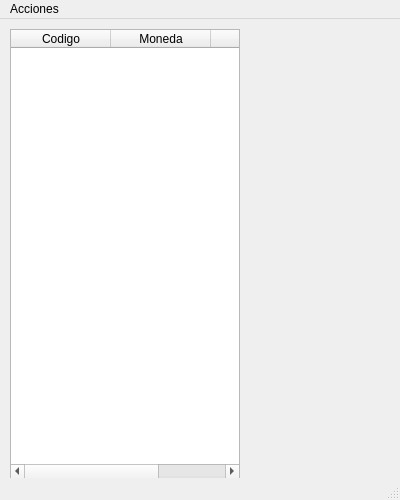
<?xml version="1.0" encoding="UTF-8"?>
<ui version="4.0">
 <class>CountsWindow</class>
 <widget class="QMainWindow" name="CountsWindow">
  <property name="geometry">
   <rect>
    <x>0</x>
    <y>0</y>
    <width>400</width>
    <height>500</height>
   </rect>
  </property>
  <property name="sizePolicy">
   <sizepolicy hsizetype="Minimum" vsizetype="Minimum">
    <horstretch>0</horstretch>
    <verstretch>0</verstretch>
   </sizepolicy>
  </property>
  <property name="windowTitle">
   <string>MainWindow</string>
  </property>
  <widget class="QWidget" name="centralwidget">
   <widget class="QTableWidget" name="tablaCuentas">
    <property name="geometry">
     <rect>
      <x>10</x>
      <y>10</y>
      <width>230</width>
      <height>450</height>
     </rect>
    </property>
    <property name="sizePolicy">
     <sizepolicy hsizetype="Expanding" vsizetype="Expanding">
      <horstretch>0</horstretch>
      <verstretch>0</verstretch>
     </sizepolicy>
    </property>
    <column>
     <property name="text">
      <string>Codigo</string>
     </property>
    </column>
    <column>
     <property name="text">
      <string>Moneda</string>
     </property>
    </column>
    <column>
     <property name="text">
      <string>Saldo</string>
     </property>
    </column>
   </widget>
  </widget>
  <widget class="QMenuBar" name="menubar">
   <property name="geometry">
    <rect>
     <x>0</x>
     <y>0</y>
     <width>400</width>
     <height>26</height>
    </rect>
   </property>
   <widget class="QMenu" name="menuAcciones">
    <property name="title">
     <string>Acciones</string>
    </property>
    <addaction name="actionCrearCuenta"/>
    <addaction name="actionOperar"/>
    <addaction name="actionDepositar"/>
   </widget>
   <addaction name="menuAcciones"/>
  </widget>
  <widget class="QStatusBar" name="statusBar"/>
  <action name="actionCrearCuenta">
   <property name="text">
    <string>Crear Cuenta...</string>
   </property>
  </action>
  <action name="actionOperar">
   <property name="text">
    <string>Operar...</string>
   </property>
  </action>
  <action name="actionDepositar">
   <property name="text">
    <string>Depositar...</string>
   </property>
  </action>
 </widget>
 <resources/>
 <connections/>
</ui>
